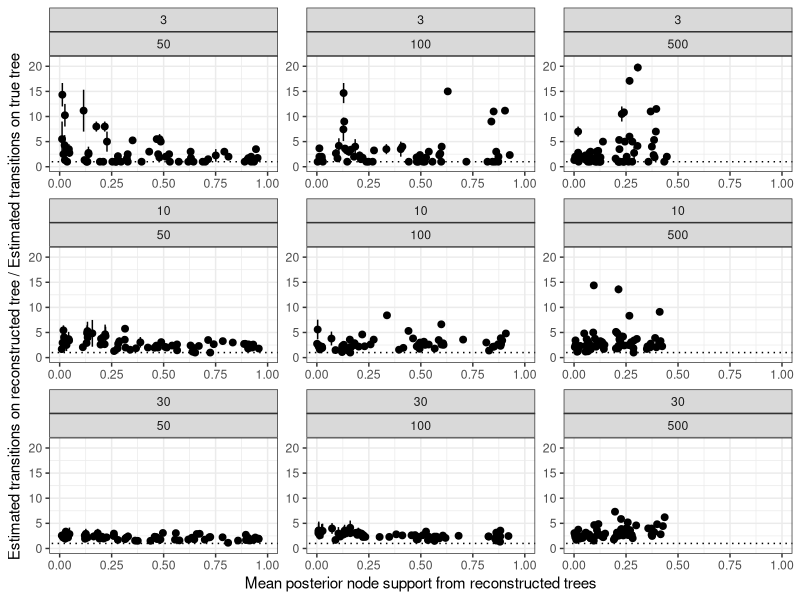

R code for this plot:
library(ggplot2)

dat_raw <- read.table('compiled_data_post.txt', head = T, as.is = T)

#dat_raw$error_min <- (dat_raw$min_t - dat_raw$sim_t) / dat_raw$sim_t
#dat_raw$error_max <- (dat_raw$max_t - dat_raw$sim_t) / dat_raw$sim_t

dat_raw$error_min <- dat_raw$min_t / dat_raw$sim_t
dat_raw$error_max <- dat_raw$max_t / dat_raw$sim_t


dat1.1 <- dat_raw
dat1.1$ntax <- factor(dat1.1$ntax)
dat1.1$slen <- factor(dat1.1$slen)

#plot1.1 <- ggplot(dat1.1, aes(x = jitter(sim_t), y = ((error_max - error_min) / 2) + error_min)) + geom_errorbar(aes(ymin = error_min , ymax = error_max), width = 0.5) + xlab('Simulated number of transitions') + ylab('Estimated number of transitions') + geom_abline(intercept = 1, slope = 0)  + xlim(0, 30) + facet_wrap(~slen + ntax, ncol = 3) + ggtitle('Estimated vs. simulated number of transitions \n(Sequence length, number of taxa)') + theme_bw() + ylim(0, 5)

plot1.1 <- ggplot(dat1.1, aes(x = jitter(exp_t), y = sim_t)) + geom_point() + facet_wrap(~ntax, ncol = 3)

#+ geom_errorbar(aes(ymin = error_min , ymax = error_max), width = 0.5) + xlab('Simulated number of transitions') + ylab('Estimated number of transitions') + geom_abline(intercept = 1, slope = 0)  + xlim(0, 30) + facet_wrap(~slen + ntax, ncol = 3) + ggtitle('Estimated vs. simulated number of transitions \n(Sequence length, number of taxa)') + theme_bw() + ylim(0, 5)


#print(plot1.1)

#stop('dechire')

#####

dat1.2 <- dat_raw
#dat1.2$ntax <- factor(paste(dat1.2$ntax, 'taxon tree'))
#dat1.2$nax <- relevel(dat1.2$ntax, ref = '50 taxon tree')

#dat1.2$slen[dat1.2$slen == 1000] <- dat1.2$slen[dat1.2$slen == 1000] - 800
#dat1.2$exp_t <- factor(paste(dat1.2$exp_t, 'expected transitions'))
#dat1.2$exp_t <- relevel(dat1.2$exp_t, ref = '3 expected transitions')

dat1.2$slen <- jitter(dat1.2$slen, amount = 2)
dat1.2$mean_post <- jitter(dat1.2$mean_post, amount = 0.02)


#plot1.2 <- ggplot(dat1.2, aes(x = slen, y =  ((error_max - error_min) / 2) + error_min)) + geom_errorbar(aes(ymin = error_min, ymax = error_max), width = 4) + xlim(0, 205) + facet_wrap(~exp_t + ntax, scales = 'free') + ylim(-2, 10) + ylab('Error in estimated number of transitions (Esitimated / simulated)') + xlab('Sequence length') + ggtitle('Errors in estimates vs. sequence length \n(Expected transitions, number of taxa)') + theme(axis.ticks = element_blank(), axis.text.x = element_blank()) + theme_bw() + geom_abline(intercept = 1, slope = 0)

plot1.2 <- ggplot(dat1.2, aes(x = mean_post, y = ((error_max - error_min) / 2) + error_min)) + geom_errorbar(aes(ymin = error_min, ymax = error_max, width = 0.0)) + facet_wrap(~exp_t + ntax, scales = 'free')+ xlab('Mean posterior node support from reconstructed trees') + theme(axis.ticks = element_blank(), axis.text.x = element_blank()) + theme_bw() + geom_abline(intercept = 1, slope = 0, col = 'black', lty = 3) + ylab (expression(paste('Estimated ', 'transitions', ' on reconstructed tree / Estimated ', 'transitions',' on true tree '))) + ylim(0, 21)  + geom_point(size = 2)+ xlim(0, 1) 


pdf(file = 'Fig1_post_500tax.pdf', useDingbats = F, width = 12, height = 7)
print(plot1.2)
dev.off()
